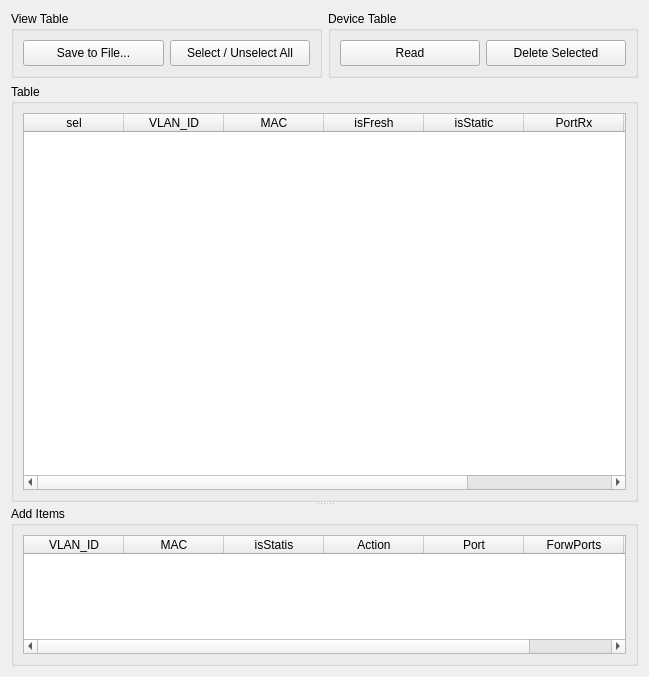
<?xml version="1.0" encoding="UTF-8"?>
<ui version="4.0">
 <class>Form</class>
 <widget class="QWidget" name="Form">
  <property name="geometry">
   <rect>
    <x>0</x>
    <y>0</y>
    <width>649</width>
    <height>677</height>
   </rect>
  </property>
  <property name="windowTitle">
   <string>MAC Table</string>
  </property>
  <layout class="QVBoxLayout" name="verticalLayout_4">
   <item>
    <widget class="QSplitter" name="splitter">
     <property name="orientation">
      <enum>Qt::Vertical</enum>
     </property>
     <widget class="QWidget" name="layoutWidget">
      <layout class="QVBoxLayout" name="verticalLayout_3">
       <item>
        <layout class="QHBoxLayout" name="horizontalLayout_3">
         <item>
          <widget class="QGroupBox" name="grboxSave">
           <property name="title">
            <string>View Table</string>
           </property>
           <layout class="QHBoxLayout" name="horizontalLayout">
            <item>
             <widget class="QPushButton" name="btSave">
              <property name="minimumSize">
               <size>
                <width>0</width>
                <height>26</height>
               </size>
              </property>
              <property name="text">
               <string>Save to File...</string>
              </property>
             </widget>
            </item>
            <item>
             <widget class="QPushButton" name="btSelTgl">
              <property name="minimumSize">
               <size>
                <width>0</width>
                <height>26</height>
               </size>
              </property>
              <property name="text">
               <string>Select / Unselect All</string>
              </property>
             </widget>
            </item>
           </layout>
          </widget>
         </item>
         <item>
          <widget class="QGroupBox" name="gbxDevice">
           <property name="title">
            <string>Device Table</string>
           </property>
           <layout class="QHBoxLayout" name="horizontalLayout_2">
            <item>
             <widget class="QPushButton" name="btRead">
              <property name="minimumSize">
               <size>
                <width>0</width>
                <height>26</height>
               </size>
              </property>
              <property name="text">
               <string>Read</string>
              </property>
             </widget>
            </item>
            <item>
             <widget class="QPushButton" name="btDelSelected">
              <property name="minimumSize">
               <size>
                <width>0</width>
                <height>26</height>
               </size>
              </property>
              <property name="text">
               <string>Delete Selected</string>
              </property>
             </widget>
            </item>
           </layout>
          </widget>
         </item>
        </layout>
       </item>
       <item>
        <widget class="QGroupBox" name="grBoxTableRd">
         <property name="title">
          <string>Table</string>
         </property>
         <layout class="QVBoxLayout" name="verticalLayout_2">
          <item>
           <widget class="QTableWidget" name="tblTableRd">
            <attribute name="horizontalHeaderStretchLastSection">
             <bool>true</bool>
            </attribute>
            <column>
             <property name="text">
              <string>sel</string>
             </property>
            </column>
            <column>
             <property name="text">
              <string>VLAN_ID</string>
             </property>
            </column>
            <column>
             <property name="text">
              <string>MAC</string>
             </property>
            </column>
            <column>
             <property name="text">
              <string>isFresh</string>
             </property>
            </column>
            <column>
             <property name="text">
              <string>isStatic</string>
             </property>
            </column>
            <column>
             <property name="text">
              <string>PortRx</string>
             </property>
            </column>
            <column>
             <property name="text">
              <string>ForwPorts</string>
             </property>
            </column>
            <column>
             <property name="text">
              <string>Action</string>
             </property>
            </column>
           </widget>
          </item>
         </layout>
        </widget>
       </item>
      </layout>
     </widget>
     <widget class="QGroupBox" name="grbxAddItem">
      <property name="maximumSize">
       <size>
        <width>16777215</width>
        <height>160</height>
       </size>
      </property>
      <property name="title">
       <string>Add Items</string>
      </property>
      <layout class="QVBoxLayout" name="verticalLayout">
       <item>
        <widget class="QTableWidget" name="tblCtrl">
         <attribute name="horizontalHeaderStretchLastSection">
          <bool>true</bool>
         </attribute>
         <column>
          <property name="text">
           <string> VLAN_ID </string>
          </property>
         </column>
         <column>
          <property name="text">
           <string>MAC</string>
          </property>
         </column>
         <column>
          <property name="text">
           <string> isStatis </string>
          </property>
         </column>
         <column>
          <property name="text">
           <string>Action</string>
          </property>
         </column>
         <column>
          <property name="text">
           <string> Port </string>
          </property>
         </column>
         <column>
          <property name="text">
           <string>ForwPorts</string>
          </property>
         </column>
         <column>
          <property name="text">
           <string>Apply</string>
          </property>
         </column>
        </widget>
       </item>
      </layout>
     </widget>
    </widget>
   </item>
  </layout>
 </widget>
 <resources/>
 <connections/>
</ui>
